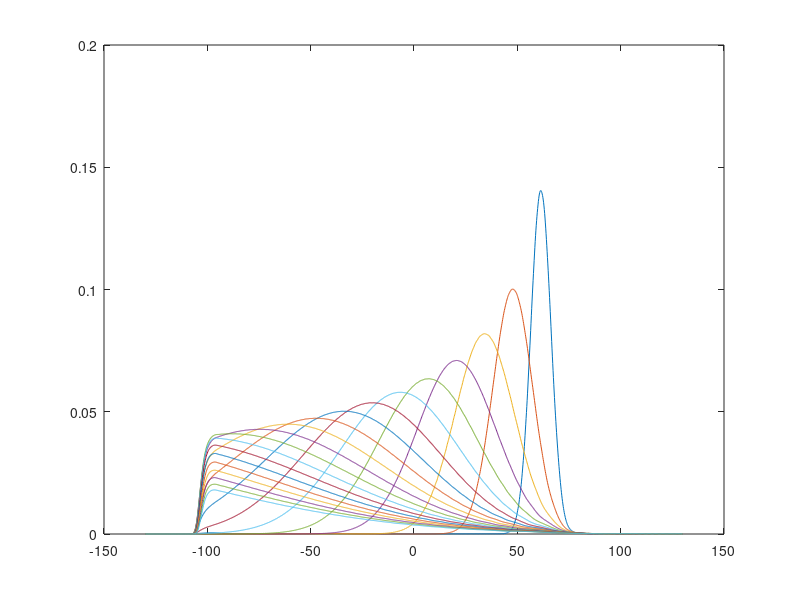

Write MATLAB code to recreate this figure.
clear all; close all;
a = 260;  %% Length
M = 1057.27504; %% Mass
N = 1535;
x = linspace(-a/2,a/2,N); x = x';
k = (N*linspace(0,1/2,N)); k = k';
dt = 10; %% Time step
dx=x(2)-x(1);
%V0=0.1;
x0=75;
E0=10;
delta=1;
%V = -V0./cosh((x-30)).^2;
V = 0;
%V=0;
Phi0=sqrt(dx/(delta*sqrt(pi)))*exp(-0.5*((x-x0)/(delta)).^2).*exp(-1i*sqrt(2*M*E0).*x);
%Phi0=init(N, x, M, x0, E0, delta)';
%Phi0 = Phi0/sum(abs(Phi0).^2);
%Phi0c = conj(Phi0); %% real(Phi0)- i*imag(Phi0);
GK = (exp((i*dt/(4*M))*((2*pi/a)^2)*(k.^2))); %% dt/2 kinetic energy propagator
GK2 = (exp((i*dt/(2*M))*((2*pi/a)^2)*(k.^2))); %% dt kinetic energy propagator
GV = exp(i*dt*V); %% Potential spatial interaction
iPhi = fft(Phi0);
Phi = ifft(iPhi.*GK);
Phi = GV.*Phi;
NPt = 40000;
ch = -0.1;
lh = 100;
hw = 1./(1+exp(ch*((-lh:lh))))';
R=0;T=0;
kt=0;
fileID = fopen('RT.txt', 'w');
for nrn = 1:NPt
    iPhi = fft(Phi);    
    Phi = ifft(iPhi.*GK2);
    Phi = GV.*Phi;  
    if mod(nrn,2000) == 0    
    amp=sum(abs(Phi).^2);
    T = trapz(x(x<0), abs(Phi(x<0)).^2);
    R= trapz(x(x>0), abs(Phi(x>0)).^2);
    fprintf(fileID, '%f\t%f\n', T, R);
        fprintf('Norm %f \n',amp);
    %fprintf('Norm %f T %f R %f R+T %f R-T %f\n',amp,T,R, R+T, R-T);
        plot(x,abs(Phi))        
        pause(0.05)
        hold on
     
    end
   Phi(1:2*lh) = Phi(1:2*lh).*hw(1:2*lh);
end
fclose(fileID);
hold off

function W2=init(NQ1, RQ1, RMS, R0, ESK, DELTA)
    % Initialize variables and constants
    WI = [0.0, 1.0] / pi;
    
    % Convert constants
    PI = pi;
    
    % Calculate AK
    AK = sqrt(2.0 * RMS * abs(ESK));
    if ESK <= 0.0
        AK = -AK;
    end
       
    % Initialize AE0
    
    % Calculate constants for the loop
    DR = RQ1(2) - RQ1(1);
    FAC = 1.0 / (PI * DELTA^2)^(0.25) * sqrt(DR);
    FAC0 = sqrt(2.0 * RMS / PI);
    
    % Loop over NQ1
    for I = 1:NQ1
        % Calculate FACE and W2
        FACE = exp(-((RQ1(I) - R0) / DELTA)^2 / 2.0);
        W2(I) = FAC * exp(-1i * AK * RQ1(I)) * FACE;    
    end
end
